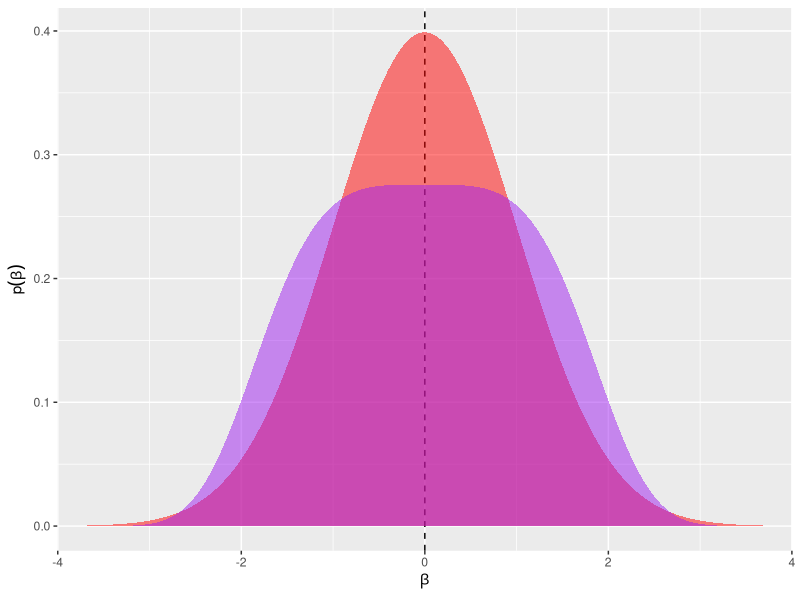
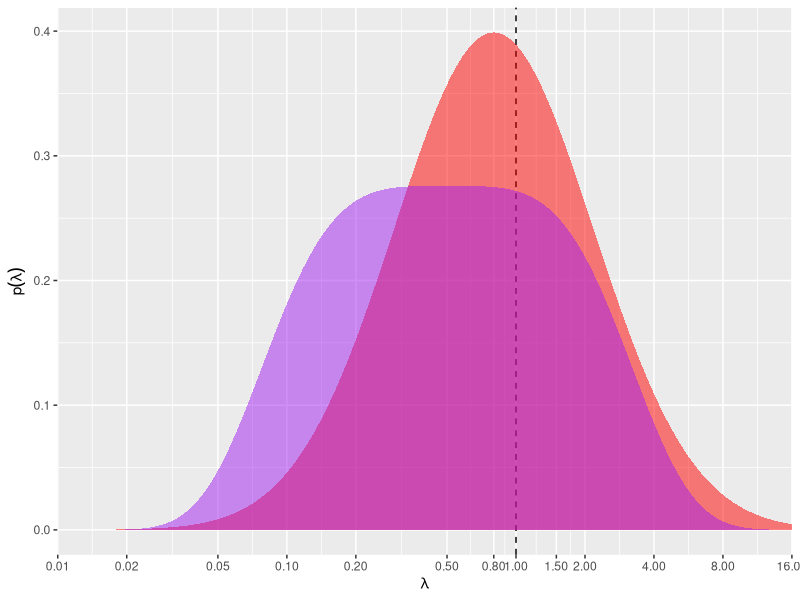
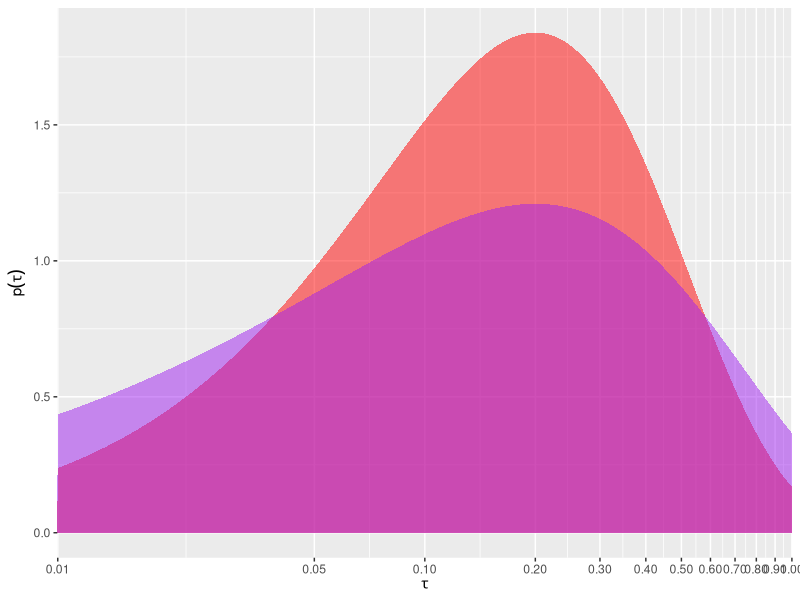

Recreate these plots in R, in order.
library(tidyverse)

Lp_dist <- function(mu = 0, precision = 1, L = 2, ...) {
  Const <- gamma(1 / L) * 2 / (L * precision^(1 / L))
  f <- function(x) exp(-precision * abs(x - mu)^L) / Const
  g <- function(x) sapply(x, \(y) integrate(f, lower = -Inf, upper = y, ...)$value)
  
  return(list(pdf = f, cdf = g))
}

#-------------------------------------------------------------------------------
# Prior for beta (mean effect)

beta_default <- Lp_dist(mu = 0, precision = 1 / 2, L = 2)
beta_whoops <- Lp_dist(mu = 0, precision = 2, L = 2)
beta_weak <- Lp_dist(mu = 0, precision = 1 / 16, L = 4)

x <- seq(-4, 4, length.out = 500)

tibble(
  beta = x,
  default = beta_default$pdf(x),
  whoops = beta_whoops$pdf(x),
  weak = beta_weak$pdf(x)
) %>%
  ggplot() + 
  geom_vline(xintercept = 0, linetype = "dashed") + 
  geom_area(aes(beta, default), fill = "red", alpha = 0.5) + 
  geom_area(aes(beta, weak), fill = "purple", alpha = 0.5) + 
  scale_x_continuous(expand = expansion(0,0)) + 
  labs(
    x = expression(beta), 
    y = expression(p(beta))
  )

x_bench <- c(0.25, 0.5, 0.8, seq(1, 4, 0.5))

tibble(
  beta = x_bench,
  d_default = beta_default$pdf(x_bench) / beta_default$pdf(0),
  d_weak = beta_weak$pdf(x_bench) / beta_weak$pdf(0),
  c_default = 2 * (beta_default$cdf(x_bench) - 0.5),
  c_weak = 2 * (beta_weak$cdf(x_bench) - 0.5),
)

#-------------------------------------------------------------------------------
# Prior for zeta (log-selection)

z <- seq(log(0.01), log(16), length.out = 500)
lambda_bench <- c(0.01, 0.02, 0.05, 0.10, 0.20, 0.50, 0.8, 1, 1.5, 2, 4, 8, 16)
z_bench <- log(lambda_bench)

zeta_default <- Lp_dist(mu = log(0.8), precision = 1 / 2, L = 2)
zeta_weak <- Lp_dist(mu = log(0.5), precision = 1 / 16, L = 4)

tibble(
  zeta = z,
  lambda = exp(z),
  default = zeta_default$pdf(z),
  weak = zeta_weak$pdf(z)
) %>%
  ggplot() + 
  geom_vline(xintercept = 1, linetype = "dashed") + 
  geom_area(aes(lambda, default), fill = "red", alpha = 0.5) + 
  geom_area(aes(lambda, weak), fill = "purple", alpha = 0.5) + 
  scale_x_continuous(
    transform = "log", 
    breaks = lambda_bench,
    expand = expansion(0,0)
  ) + 
  labs(
    x = expression(lambda), 
    y = expression(p(lambda))
  )

tibble(
  lambda = lambda_bench,
  zeta = z_bench,
  d_default = zeta_default$pdf(z_bench) / zeta_default$pdf(0),
  d_weak = zeta_weak$pdf(z_bench) / zeta_weak$pdf(0),
  c_default = zeta_default$cdf(z_bench),
  c_weak = zeta_weak$cdf(z_bench)
)

#-------------------------------------------------------------------------------
# Prior for gamma (log-heterogeneity)

loggamma_dist <- function(mode, alpha, ...) {
  lambda <- alpha / mode
  f <- function(x) dgamma(exp(x / 2), shape = alpha + 1, rate = lambda)
  g <- function(x) pgamma(exp(x / 2), shape = alpha, rate = lambda)
  return(list(pdf = f, cdf = g))
}


g <- seq(log(0.01^2), log(1^2), length.out = 500)
tau_bench <- c(0.01, 0.05, seq(0.1, 1, 0.1))
g_bench <- 2 * log(tau_bench)

gamma_default <- loggamma_dist(mode = 0.2, alpha = 1)
gamma_weak <- loggamma_dist(mode = 0.2, alpha = 0.5)


tibble(
  gamma = g,
  tau = exp(g / 2),
  default = gamma_default$pdf(g),
  weak = gamma_weak$pdf(g)
) %>%
  ggplot() + 
  geom_area(aes(tau, default), fill = "red", alpha = 0.5) + 
  geom_area(aes(tau, weak), fill = "purple", alpha = 0.5) + 
  scale_x_continuous(
    transform = "log", 
    breaks = tau_bench,
    expand = expansion(0,0)
  ) + 
  labs(
    x = expression(tau), 
    y = expression(p(tau))
  )

tibble(
  tau = tau_bench,
  gamma = g_bench,
  d_default = gamma_default$pdf(g_bench) / gamma_default$pdf(2 * log(0.2)),
  d_weak = gamma_weak$pdf(g_bench) / gamma_weak$pdf(2 * log(0.2)),
  c_default = gamma_default$cdf(g_bench),
  c_weak = gamma_weak$cdf(g_bench)
)
